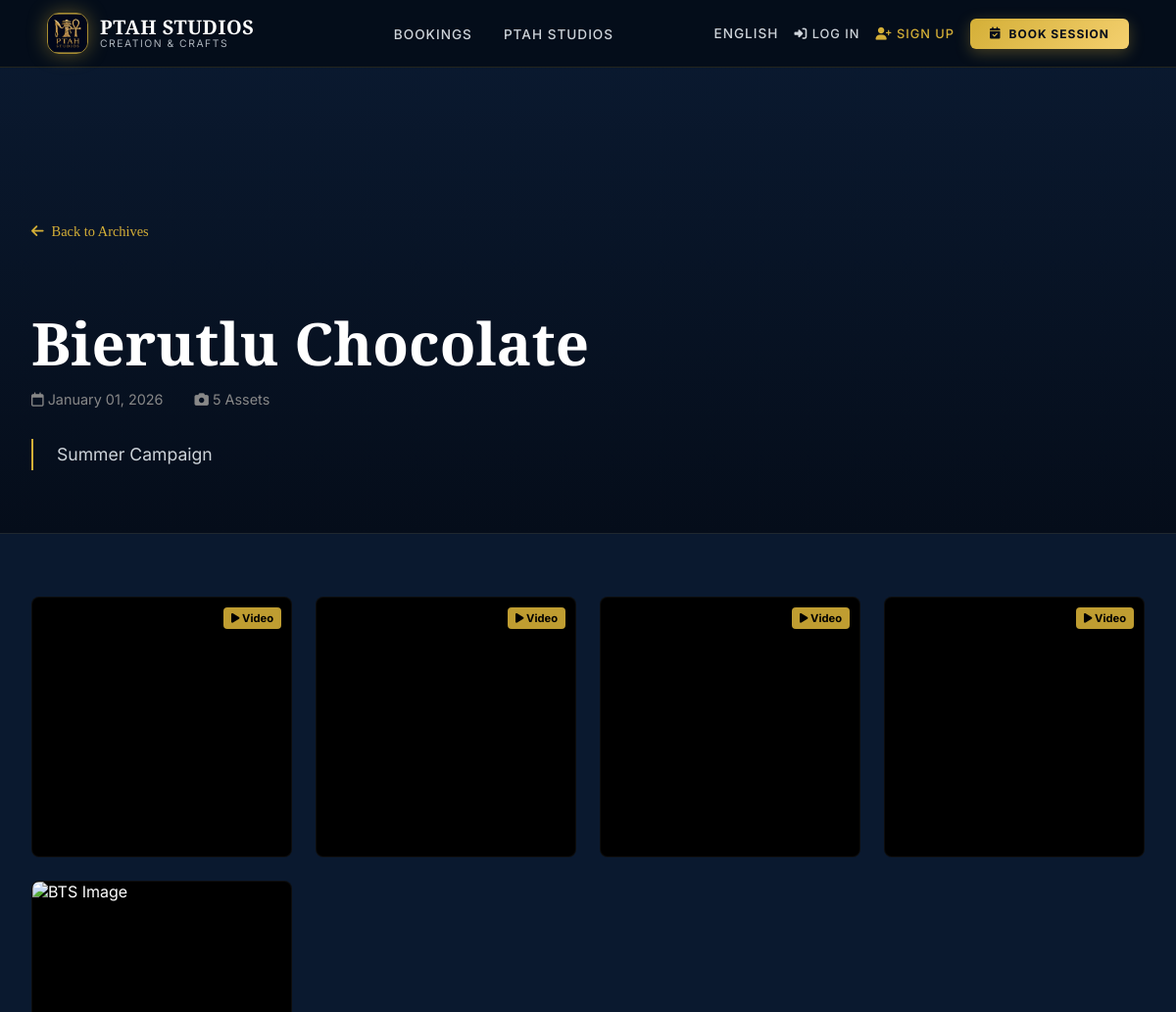
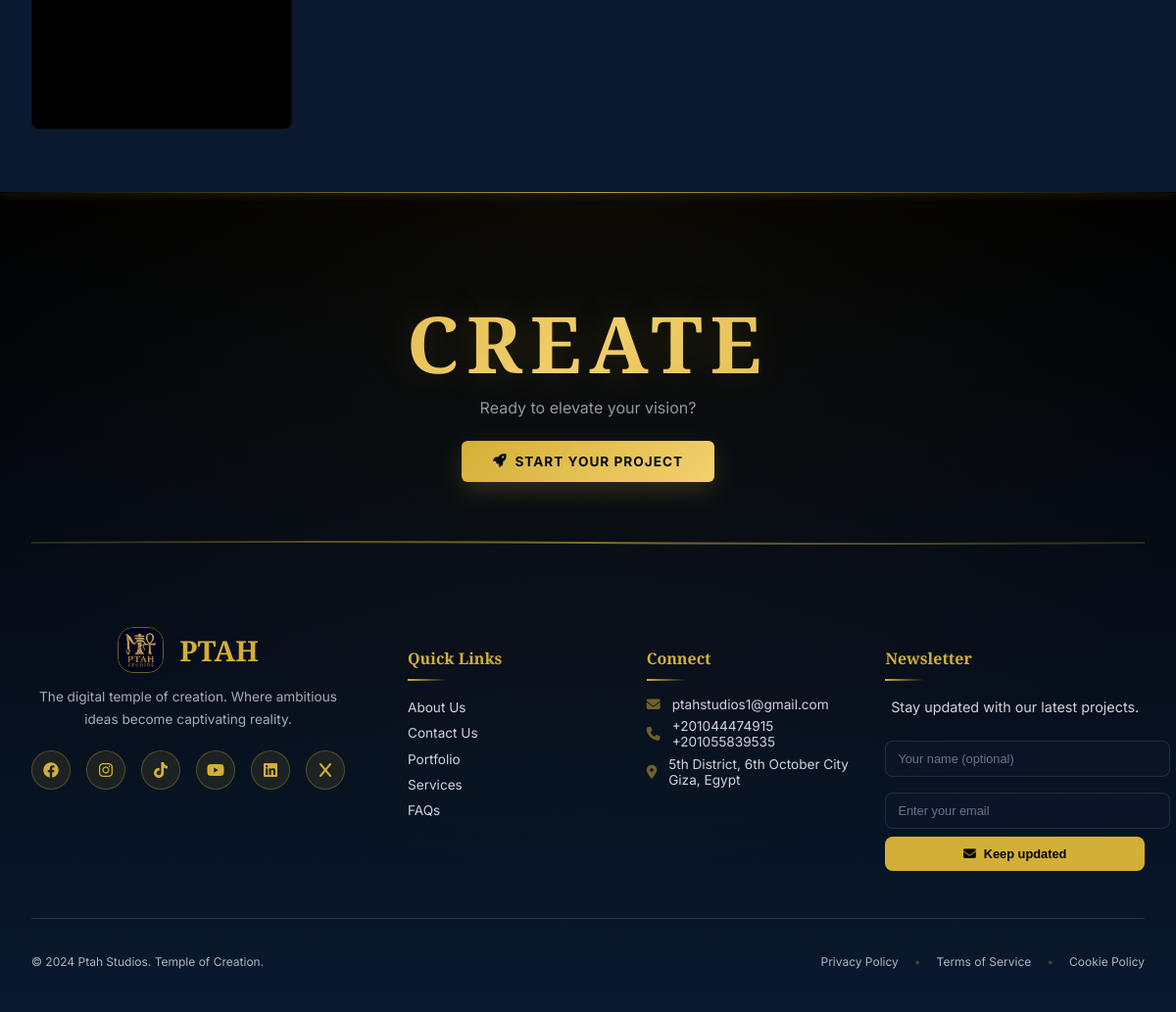
/behind-the-scenes/bierutlu-chocolate, run on the app's committed database (2 pictures, top to bottom).
### app.py (models this page shows, shortened)
class BTSProject(db.Model):
    __tablename__ = 'bts_projects'
    id = db.Column(db.Integer, primary_key=True)
    title = db.Column(db.String(200), nullable=False)
    title_ar = db.Column(db.String(200))
    slug = db.Column(db.String(200), unique=True, nullable=False)
    description = db.Column(db.Text)
    description_ar = db.Column(db.Text)
    thumbnail_url = db.Column(db.String(500)) # Cover image for the folder
    event_date = db.Column(db.Date, default=datetime.utcnow)
    is_active = db.Column(db.Boolean, default=True)
    created_at = db.Column(db.DateTime, default=datetime.utcnow)
    media = db.relationship('BTSMedia', back_populates='project', cascade='all, delete-orphan')

class BTSMedia(db.Model):
    __tablename__ = 'bts_media'
    id = db.Column(db.Integer, primary_key=True)
    project_id = db.Column(db.Integer, db.ForeignKey('bts_projects.id'), nullable=False)
    file_url = db.Column(db.String(500), nullable=False)
    file_type = db.Column(db.String(20)) # 'image' or 'video'
    caption = db.Column(db.String(200))
    created_at = db.Column(db.DateTime, default=datetime.utcnow)
    project = db.relationship('BTSProject', back_populates='media')

### app.py (the view)
@app.route('/behind-the-scenes/<slug>')
def bts_folder(slug):
    project = BTSProject.query.filter_by(slug=slug, is_active=True).first_or_404()
    return render_template('public/bts_folder.html', project=project)

### app.py (called while the page is built, shortened)
@app.context_processor
def inject_conf_var():
    return dict(get_locale=get_locale)

@app.context_processor
def inject_globals():
    context = {
        'datetime': datetime,
        'date': date,
        'timedelta': timedelta,
        'now': datetime.utcnow(),
        'unseen_leads_count': 0,
        'notification_count': 0,
        'activity_stream': [],
        'unseen_activity_count': 0,
        'current_user': None,
        'is_super_admin': False,
        'user_role': None
    }
    try:
        if 'Lead' in globals():
            context['unseen_leads_count'] = Lead.query.filter_by(is_seen=False).count()
    except:
        pass
    return context

def get_locale():
    if 'lang' in session:
        return session['lang']
    return request.accept_languages.best_match(app.config['BABEL_SUPPORTED_LOCALES'])

### templates/public/bts_folder.html (shortened to what this page needs)
{% extends "base.html" %}
{% block content %}
    <div class="page-content-wrapper">
        <div class="project-header">
            <div style="max-width: 1400px; margin: 0 auto;">
                <a href="{{ url_for('behind_the_scenes') }}" class="back-link">
                    <i class="fas fa-arrow-left"></i> {{ _('Back to Archives') }}
                </a>
                <h1 class="project-title">
                    {{ project.title_ar or project.title if get_locale() == 'ar' else project.title }}
                </h1>
                <div class="project-meta">
                    <span><i class="far fa-calendar"></i> {{ project.event_date.strftime('%B %d, %Y') }}</span>
                    <span><i class="fas fa-camera"></i> {{ project.media|length }} {{ _('Assets') }}</span>
                </div>
                {% if project.description %}
                <div class="project-desc">
                    {{ project.description_ar or project.description if get_locale() == 'ar' else project.description }}
                </div>
                {% endif %}
            </div>
        </div>
        <div class="media-grid">
            {% for media in project.media %}
                <div class="media-item" onclick="openLightbox('{{ url_for('static', filename=media.file_url) }}', '{{ media.file_type }}')">
                    {% if media.file_type == 'video' %}
                        <div class="video-badge"><i class="fas fa-play"></i> {{ _('Video') }}</div>
                    {% else %}
                        <img src="{{ url_for('static', filename=media.file_url) }}" alt="{{ _('BTS Image') }}" class="media-content" loading="lazy">
                        <div class="play-overlay">
                            <div class="play-circle"><i class="fas fa-expand-alt"></i></div>
                        </div>
                    {% endif %}
                </div>
            {% else %}
                <div style="grid-column: 1 / -1; text-align: center; color: #666; padding: 4rem;">
                    <p>{{ _('No media uploaded to this folder yet.') }}</p>
                </div>
            {% endfor %}
        </div>
    </div>
{% endblock %}

### templates/base.html (style rules this page uses)
:root { --color-navy-darkest: #050d1a; --color-navy-dark: #0A192F; --color-navy-medium: #112240; --color-navy-light: #233554; --color-gold: #D4AF37; --color-gold-light: #F4D06F; --color-text-light: #CED4DA; --color-gray-400: #ADB5BD; --font-heading: 'Playfair Display', Georgia, serif; --font-body: 'Inter', -apple-system, sans-serif; --font-premium-title: 'Cinzel', serif; --font-premium-text: 'Cormorant Garamond', serif; --font-arabic-body: 'Cairo', sans-serif; --font-arabic-heading: 'Cairo', sans-serif; }
body { cursor: default; overflow-x: hidden; height: auto; background: var(--color-navy-dark); color: #fff; margin: 0; padding: 0; font-family: var(--font-body); }

### templates/public/bts_folder.html (style rules this page uses)
.project-header { padding: 10rem 2rem 4rem; background: linear-gradient(to bottom, #0A192F, var(--color-navy-darkest)); border-bottom: 1px solid rgba(212, 175, 55, 0.1); text-align: start; }
.back-link { display: inline-flex; align-items: center; gap: 0.5rem; color: var(--color-gold); text-decoration: none; font-family: 'Cinzel', serif; font-size: 0.9rem; margin-bottom: 2rem; transition: transform 0.3s; }
.project-title { font-family: var(--font-heading); font-size: clamp(2.5rem, 5vw, 4rem); color: #fff; margin-bottom: 1rem; line-height: 1.1; }
.project-meta { display: flex; gap: 2rem; color: #888; font-size: 0.9rem; margin-bottom: 2rem; }
.project-desc { max-width: 800px; color: #CED4DA; font-size: 1.1rem; line-height: 1.8; border-inline-start: 2px solid var(--color-gold); padding-inline-start: 1.5rem; }
.media-grid { padding: 4rem 2rem; max-width: 1600px; margin: 0 auto; display: grid; grid-template-columns: repeat(auto-fill, minmax(250px, 1fr)); gap: 1.5rem; }
.media-item { position: relative; border-radius: 8px; overflow: hidden; background: #000; border: 1px solid rgba(255, 255, 255, 0.05); cursor: pointer; aspect-ratio: 1 / 1; transition: transform 0.3s ease, border-color 0.3s ease; }
.video-badge { position: absolute; top: 10px; right: 10px; background: rgba(212, 175, 55, 0.9); color: #000; padding: 4px 8px; border-radius: 4px; font-size: 0.7rem; font-weight: bold; z-index: 5; }

### data on the page
BTSProject: title "Bierutlu Chocolate", event_date "January 01, 2026", description "Summer Campaign"

### other printed values
{{ project.media|length }} "5"
